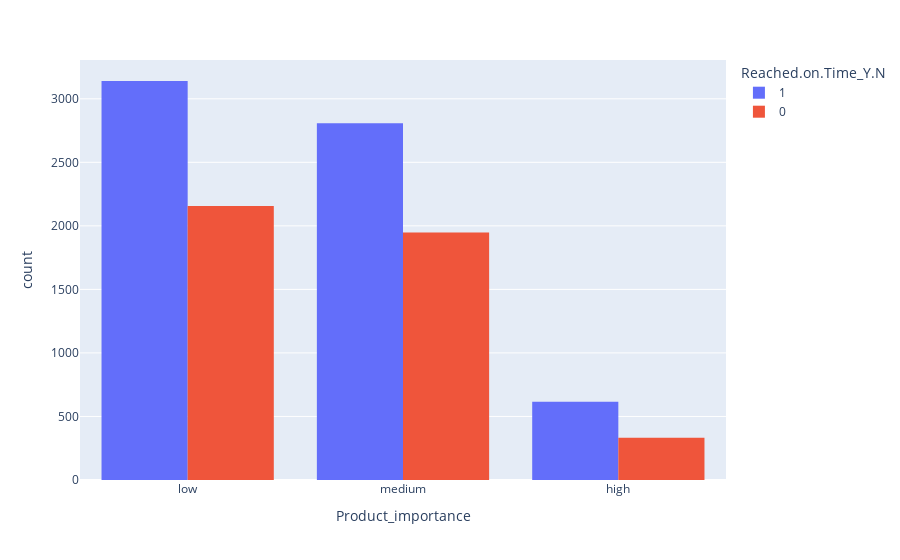

The code cell stored with this chart in its notebook:
### Markdown cell above
#### How many products reached or not from particular product category

### Code cell
px.histogram(
    df,
    x='Product_importance',
    color='Reached.on.Time_Y.N',
    barmode='group'
)

### Figure 1 — Plotly figure (JSON) as saved in the notebook; plotly's stock layout.template omitted (floating-point values rounded to 4 significant figures; data arrays with more than 128 entries replaced by an {"elided": "..."} marker saying what was removed)
{"data": [{"alignmentgroup": "True", "bingroup": "x", "hovertemplate": "Reached.on.Time_Y.N=1<br>Product_importance=%{x}<br>count=%{y}<extra></extra>", "legendgroup": "1", "marker": {"color": "#636efa", "pattern": {"shape": ""}}, "name": "1", "offsetgroup": "1", "orientation": "v", "showlegend": true, "type": "histogram", "x": {"elided": "6563 str values"}, "xaxis": "x", "yaxis": "y"}, {"alignmentgroup": "True", "bingroup": "x", "hovertemplate": "Reached.on.Time_Y.N=0<br>Product_importance=%{x}<br>count=%{y}<extra></extra>", "legendgroup": "0", "marker": {"color": "#EF553B", "pattern": {"shape": ""}}, "name": "0", "offsetgroup": "0", "orientation": "v", "showlegend": true, "type": "histogram", "x": {"elided": "4436 str values"}, "xaxis": "x", "yaxis": "y"}], "layout": {"barmode": "group", "legend": {"title": {"text": "Reached.on.Time_Y.N"}, "tracegroupgap": 0}, "margin": {"t": 60}, "xaxis": {"anchor": "y", "domain": [0, 1], "title": {"text": "Product_importance"}}, "yaxis": {"anchor": "x", "domain": [0, 1], "title": {"text": "count"}}}}
